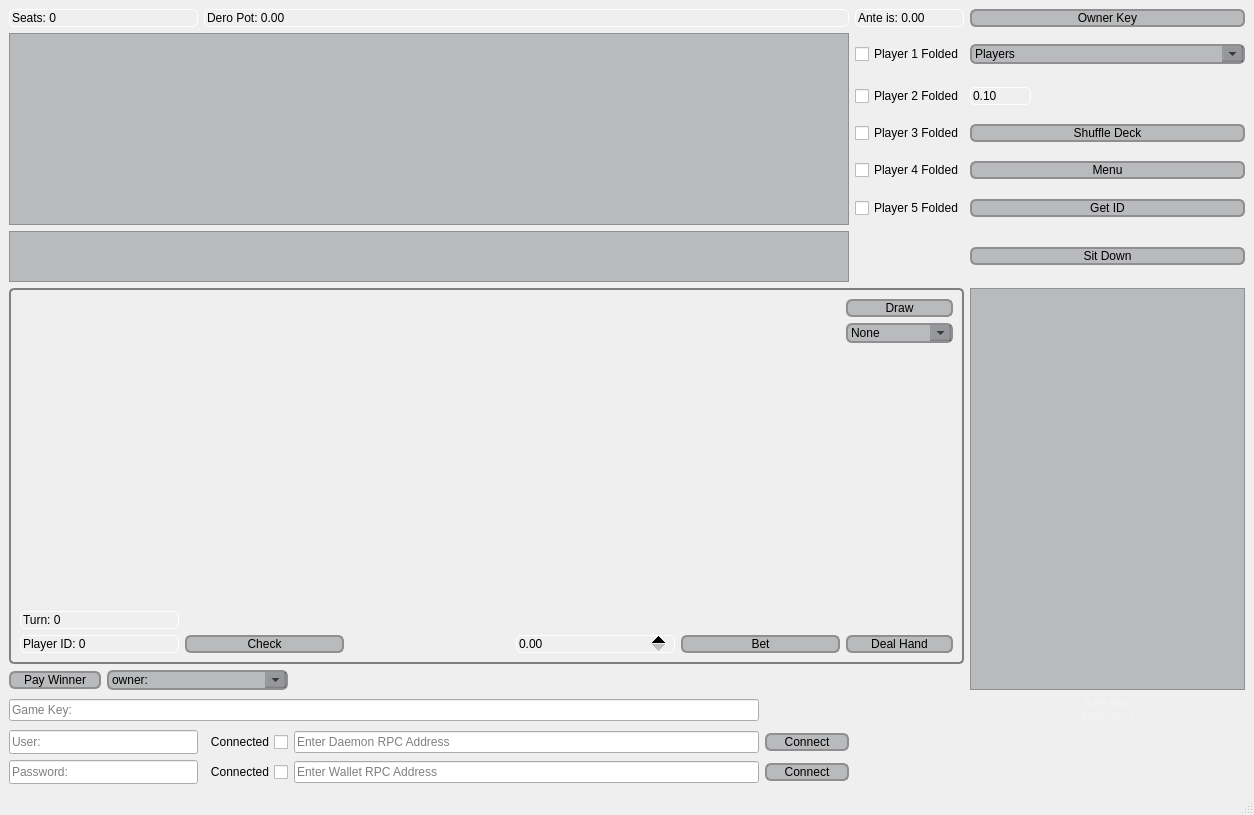
<?xml version="1.0" encoding="UTF-8"?>
<ui version="4.0">
 <class>MainWindow</class>
 <widget class="QMainWindow" name="MainWindow">
  <property name="geometry">
   <rect>
    <x>0</x>
    <y>0</y>
    <width>1254</width>
    <height>815</height>
   </rect>
  </property>
  <property name="windowTitle">
   <string>Dero Testnet Five Card Draw</string>
  </property>
  <property name="windowIcon">
   <iconset resource="img.qrc">
    <normaloff>:/images/pokerLogo.png</normaloff>:/images/pokerLogo.png</iconset>
  </property>
  <property name="styleSheet">
   <string notr="true">QMainWindow{
	background-image: url(:/images/background.png);	
}

QGroupBox {
    border: 2px solid gray;
    border-radius: 5px;
}

QPushButton:enabled{
	background-color: rgb(85, 88, 93, 90);
    border: 2px solid #8f8f91;
    border-radius: 6px;
    min-width: 80px;
}

QPushButton:hover {
	background-color: rgb(79, 186, 196, 150);
}

QPushButton:pressed {
	background-color: rgb(56, 47, 165);
}

QPushButton:!enabled
{
    border: 2px solid;
	border-color: rgb(143, 143, 145, 90);
    border-radius: 6px;
	color: rgb(0, 0, 0, 0);
    border-radius: 6px;
    min-width: 80px;
}

QDoubleSpinBox{
	background-color: rgb(0, 0, 0, 0);
    border-style: inset;
    border-width: 1px;
    border-radius: 6px;
    border-color: white;
    padding-right: 10px;
}

QDoubleSpinBox:hover {
	background-color: rgb(79, 186, 196, 30);
}
QDoubleSpinBox::up-button:pressed {
	background-color: rgb(56, 47, 165);
}

QDoubleSpinBox::up-button {
     width: 30px;
     subcontrol-origin: center;
     subcontrol-position: top right;
}

QDoubleSpinBox::down-button:pressed {
	background-color: rgb(56, 47, 165);
}

QDoubleSpinBox::down-button {
	width: 30px;
     subcontrol-origin: center;
     subcontrol-position: bottom right;
}

QDoubleSpinBox:!enabled{
	background-color: rgb(0, 0, 0, 0);
    border-style: inset;
    border-width: 1px;
    border-radius: 6px;
   border-color: rgb(143, 143, 145, 90);
    padding-right: 10px;
}

QComboBox::enabled {
	background-color: rgb(85, 88, 93, 90);
    border: 2px solid #8f8f91;
    border-radius: 6px;
    min-width: 80px;
}

QComboBox:!enabled
{
    border: 2px solid;
	border-color: rgb(143, 143, 145, 90);
    border-radius: 6px;
	color: rgb(0, 0, 0);
    border-radius: 6px;
    min-width: 80px;
}

QComboBox::drop-down {
	 width: 21px;
     subcontrol-origin: center;
     subcontrol-position: bottom right;
}

QComboBox:hover {
	background-color: rgb(79, 186, 196, 150);
}</string>
  </property>
  <widget class="QWidget" name="centralwidget">
   <layout class="QGridLayout" name="gridLayout_2">
    <item row="10" column="0" colspan="2">
     <widget class="QLineEdit" name="userInput">
      <property name="minimumSize">
       <size>
        <width>189</width>
        <height>24</height>
       </size>
      </property>
      <property name="text">
       <string/>
      </property>
      <property name="placeholderText">
       <string>User:</string>
      </property>
     </widget>
    </item>
    <item row="3" column="6">
     <widget class="QPushButton" name="shuffleButton">
      <property name="text">
       <string>Shuffle Deck</string>
      </property>
     </widget>
    </item>
    <item row="1" column="0" rowspan="5" colspan="5">
     <widget class="QTextBrowser" name="logTextBrowser">
      <property name="sizePolicy">
       <sizepolicy hsizetype="Expanding" vsizetype="Minimum">
        <horstretch>0</horstretch>
        <verstretch>0</verstretch>
       </sizepolicy>
      </property>
      <property name="minimumSize">
       <size>
        <width>0</width>
        <height>0</height>
       </size>
      </property>
      <property name="font">
       <font>
        <pointsize>30</pointsize>
       </font>
      </property>
      <property name="styleSheet">
       <string notr="true">background-color: rgb(85, 88, 93, 90);</string>
      </property>
     </widget>
    </item>
    <item row="4" column="5">
     <widget class="QCheckBox" name="p4CheckBox">
      <property name="text">
       <string>Player 4 Folded</string>
      </property>
      <property name="checked">
       <bool>false</bool>
      </property>
     </widget>
    </item>
    <item row="1" column="5">
     <widget class="QCheckBox" name="p1CheckBox">
      <property name="text">
       <string>Player 1 Folded</string>
      </property>
      <property name="checked">
       <bool>false</bool>
      </property>
     </widget>
    </item>
    <item row="1" column="6">
     <widget class="QComboBox" name="playersComboBox">
      <item>
       <property name="text">
        <string>Players</string>
       </property>
      </item>
      <item>
       <property name="text">
        <string>Close Table</string>
       </property>
      </item>
      <item>
       <property name="text">
        <string>2</string>
       </property>
      </item>
      <item>
       <property name="text">
        <string>3</string>
       </property>
      </item>
      <item>
       <property name="text">
        <string>4</string>
       </property>
      </item>
      <item>
       <property name="text">
        <string>5</string>
       </property>
      </item>
     </widget>
    </item>
    <item row="10" column="3">
     <widget class="QLineEdit" name="daemonRPCinput">
      <property name="maximumSize">
       <size>
        <width>600</width>
        <height>16777215</height>
       </size>
      </property>
      <property name="text">
       <string/>
      </property>
      <property name="placeholderText">
       <string>Enter Daemon RPC Address</string>
      </property>
     </widget>
    </item>
    <item row="8" column="1" colspan="2">
     <widget class="QComboBox" name="winnerComboBox">
      <item>
       <property name="text">
        <string>owner:</string>
       </property>
      </item>
      <item>
       <property name="text">
        <string>Player1</string>
       </property>
      </item>
      <item>
       <property name="text">
        <string>Player2</string>
       </property>
      </item>
      <item>
       <property name="text">
        <string>Player3</string>
       </property>
      </item>
      <item>
       <property name="text">
        <string>Player4</string>
       </property>
      </item>
      <item>
       <property name="text">
        <string>Player5</string>
       </property>
      </item>
     </widget>
    </item>
    <item row="10" column="4">
     <widget class="QPushButton" name="daemonRPCbutton">
      <property name="text">
       <string>Connect</string>
      </property>
     </widget>
    </item>
    <item row="2" column="6">
     <widget class="QDoubleSpinBox" name="anteSpinBox">
      <property name="sizePolicy">
       <sizepolicy hsizetype="Fixed" vsizetype="Fixed">
        <horstretch>0</horstretch>
        <verstretch>0</verstretch>
       </sizepolicy>
      </property>
      <property name="buttonSymbols">
       <enum>QAbstractSpinBox::NoButtons</enum>
      </property>
      <property name="prefix">
       <string/>
      </property>
      <property name="maximum">
       <double>1200.000000000000000</double>
      </property>
      <property name="singleStep">
       <double>0.100000000000000</double>
      </property>
      <property name="value">
       <double>0.100000000000000</double>
      </property>
     </widget>
    </item>
    <item row="3" column="5">
     <widget class="QCheckBox" name="p3CheckBox">
      <property name="text">
       <string>Player 3 Folded</string>
      </property>
      <property name="checked">
       <bool>false</bool>
      </property>
     </widget>
    </item>
    <item row="11" column="2">
     <widget class="QCheckBox" name="walletConnectedBox">
      <property name="enabled">
       <bool>true</bool>
      </property>
      <property name="maximumSize">
       <size>
        <width>90</width>
        <height>16777215</height>
       </size>
      </property>
      <property name="layoutDirection">
       <enum>Qt::RightToLeft</enum>
      </property>
      <property name="text">
       <string>Connected</string>
      </property>
      <property name="checkable">
       <bool>true</bool>
      </property>
      <property name="autoExclusive">
       <bool>false</bool>
      </property>
     </widget>
    </item>
    <item row="8" column="0">
     <widget class="QPushButton" name="payoutPushButton">
      <property name="text">
       <string>Pay Winner</string>
      </property>
     </widget>
    </item>
    <item row="10" column="2">
     <widget class="QCheckBox" name="daemonConnectedBox">
      <property name="enabled">
       <bool>true</bool>
      </property>
      <property name="maximumSize">
       <size>
        <width>90</width>
        <height>16777215</height>
       </size>
      </property>
      <property name="layoutDirection">
       <enum>Qt::RightToLeft</enum>
      </property>
      <property name="text">
       <string>Connected</string>
      </property>
      <property name="checkable">
       <bool>true</bool>
      </property>
      <property name="autoExclusive">
       <bool>false</bool>
      </property>
     </widget>
    </item>
    <item row="0" column="6">
     <widget class="QPushButton" name="ownerPushButton">
      <property name="text">
       <string>Owner Key</string>
      </property>
     </widget>
    </item>
    <item row="9" column="6">
     <widget class="QLabel" name="label_2">
      <property name="styleSheet">
       <string notr="true">color: rgb(255, 255, 255, 45);</string>
      </property>
      <property name="text">
       <string>♣♣♣♣♣♣
Table v0.1</string>
      </property>
      <property name="alignment">
       <set>Qt::AlignCenter</set>
      </property>
     </widget>
    </item>
    <item row="6" column="6">
     <widget class="QPushButton" name="entryPushButton">
      <property name="text">
       <string>Sit Down</string>
      </property>
     </widget>
    </item>
    <item row="7" column="0" colspan="6">
     <widget class="QGroupBox" name="groupBoxP1">
      <property name="sizePolicy">
       <sizepolicy hsizetype="Expanding" vsizetype="Expanding">
        <horstretch>0</horstretch>
        <verstretch>0</verstretch>
       </sizepolicy>
      </property>
      <property name="title">
       <string/>
      </property>
      <property name="flat">
       <bool>false</bool>
      </property>
      <layout class="QGridLayout" name="gridLayout">
       <item row="5" column="3">
        <widget class="QDoubleSpinBox" name="betSpinBox">
         <property name="maximum">
          <double>9999999999999.000000000000000</double>
         </property>
         <property name="singleStep">
          <double>0.100000000000000</double>
         </property>
        </widget>
       </item>
       <item row="0" column="1" rowspan="4">
        <widget class="QLabel" name="localPlayerCard2">
         <property name="sizePolicy">
          <sizepolicy hsizetype="Preferred" vsizetype="Expanding">
           <horstretch>100</horstretch>
           <verstretch>100</verstretch>
          </sizepolicy>
         </property>
         <property name="maximumSize">
          <size>
           <width>200</width>
           <height>273</height>
          </size>
         </property>
         <property name="font">
          <font>
           <pointsize>120</pointsize>
          </font>
         </property>
         <property name="frameShape">
          <enum>QFrame::NoFrame</enum>
         </property>
         <property name="text">
          <string/>
         </property>
         <property name="pixmap">
          <pixmap resource="img.qrc">:/images/card53.png</pixmap>
         </property>
         <property name="scaledContents">
          <bool>true</bool>
         </property>
        </widget>
       </item>
       <item row="0" column="4" rowspan="4">
        <widget class="QLabel" name="localPlayerCard5">
         <property name="sizePolicy">
          <sizepolicy hsizetype="Preferred" vsizetype="Expanding">
           <horstretch>100</horstretch>
           <verstretch>100</verstretch>
          </sizepolicy>
         </property>
         <property name="maximumSize">
          <size>
           <width>200</width>
           <height>273</height>
          </size>
         </property>
         <property name="font">
          <font>
           <pointsize>120</pointsize>
          </font>
         </property>
         <property name="frameShape">
          <enum>QFrame::NoFrame</enum>
         </property>
         <property name="text">
          <string/>
         </property>
         <property name="pixmap">
          <pixmap resource="img.qrc">:/images/card53.png</pixmap>
         </property>
         <property name="scaledContents">
          <bool>true</bool>
         </property>
        </widget>
       </item>
       <item row="5" column="5">
        <widget class="QPushButton" name="dealHandPushButton">
         <property name="text">
          <string>Deal Hand</string>
         </property>
        </widget>
       </item>
       <item row="5" column="1">
        <widget class="QPushButton" name="checkButton">
         <property name="text">
          <string>Check</string>
         </property>
        </widget>
       </item>
       <item row="0" column="5">
        <widget class="QPushButton" name="drawPushButton">
         <property name="text">
          <string>Draw</string>
         </property>
        </widget>
       </item>
       <item row="0" column="3" rowspan="4">
        <widget class="QLabel" name="localPlayerCard4">
         <property name="sizePolicy">
          <sizepolicy hsizetype="Preferred" vsizetype="Expanding">
           <horstretch>100</horstretch>
           <verstretch>100</verstretch>
          </sizepolicy>
         </property>
         <property name="maximumSize">
          <size>
           <width>200</width>
           <height>273</height>
          </size>
         </property>
         <property name="font">
          <font>
           <pointsize>120</pointsize>
          </font>
         </property>
         <property name="frameShape">
          <enum>QFrame::NoFrame</enum>
         </property>
         <property name="text">
          <string/>
         </property>
         <property name="pixmap">
          <pixmap resource="img.qrc">:/images/card53.png</pixmap>
         </property>
         <property name="scaledContents">
          <bool>true</bool>
         </property>
        </widget>
       </item>
       <item row="1" column="5">
        <widget class="QComboBox" name="drawComboBox">
         <property name="maxVisibleItems">
          <number>15</number>
         </property>
         <item>
          <property name="text">
           <string>None</string>
          </property>
         </item>
         <item>
          <property name="text">
           <string>Card 1</string>
          </property>
         </item>
         <item>
          <property name="text">
           <string>Card 2</string>
          </property>
         </item>
         <item>
          <property name="text">
           <string>Card 3</string>
          </property>
         </item>
         <item>
          <property name="text">
           <string>Card 4</string>
          </property>
         </item>
         <item>
          <property name="text">
           <string>Card 5</string>
          </property>
         </item>
         <item>
          <property name="text">
           <string>Cards 1 &amp; 2</string>
          </property>
         </item>
         <item>
          <property name="text">
           <string>Cards 1 &amp; 3</string>
          </property>
         </item>
         <item>
          <property name="text">
           <string>Cards 1 &amp; 4</string>
          </property>
         </item>
         <item>
          <property name="text">
           <string>Cards 1 &amp; 5</string>
          </property>
         </item>
         <item>
          <property name="text">
           <string>Cards 2 &amp; 3</string>
          </property>
         </item>
         <item>
          <property name="text">
           <string>Cards 2 &amp; 4</string>
          </property>
         </item>
         <item>
          <property name="text">
           <string>Cards 2 &amp; 5</string>
          </property>
         </item>
         <item>
          <property name="text">
           <string>Cards 3 &amp; 4</string>
          </property>
         </item>
         <item>
          <property name="text">
           <string>Cards 3 &amp; 5</string>
          </property>
         </item>
         <item>
          <property name="text">
           <string>Cards 4 &amp; 5</string>
          </property>
         </item>
        </widget>
       </item>
       <item row="0" column="0" rowspan="4">
        <widget class="QLabel" name="localPlayerCard1">
         <property name="sizePolicy">
          <sizepolicy hsizetype="Preferred" vsizetype="Expanding">
           <horstretch>100</horstretch>
           <verstretch>100</verstretch>
          </sizepolicy>
         </property>
         <property name="maximumSize">
          <size>
           <width>200</width>
           <height>273</height>
          </size>
         </property>
         <property name="font">
          <font>
           <pointsize>120</pointsize>
          </font>
         </property>
         <property name="frameShape">
          <enum>QFrame::NoFrame</enum>
         </property>
         <property name="text">
          <string/>
         </property>
         <property name="pixmap">
          <pixmap resource="img.qrc">:/images/card53.png</pixmap>
         </property>
         <property name="scaledContents">
          <bool>true</bool>
         </property>
        </widget>
       </item>
       <item row="0" column="2" rowspan="4">
        <widget class="QLabel" name="localPlayerCard3">
         <property name="sizePolicy">
          <sizepolicy hsizetype="Preferred" vsizetype="Expanding">
           <horstretch>100</horstretch>
           <verstretch>100</verstretch>
          </sizepolicy>
         </property>
         <property name="maximumSize">
          <size>
           <width>200</width>
           <height>273</height>
          </size>
         </property>
         <property name="font">
          <font>
           <pointsize>120</pointsize>
          </font>
         </property>
         <property name="frameShape">
          <enum>QFrame::NoFrame</enum>
         </property>
         <property name="text">
          <string/>
         </property>
         <property name="pixmap">
          <pixmap resource="img.qrc">:/images/card53.png</pixmap>
         </property>
         <property name="scaledContents">
          <bool>true</bool>
         </property>
        </widget>
       </item>
       <item row="5" column="4">
        <widget class="QPushButton" name="betButton">
         <property name="text">
          <string>Bet</string>
         </property>
        </widget>
       </item>
       <item row="5" column="0">
        <widget class="QDoubleSpinBox" name="playerId">
         <property name="readOnly">
          <bool>true</bool>
         </property>
         <property name="buttonSymbols">
          <enum>QAbstractSpinBox::NoButtons</enum>
         </property>
         <property name="prefix">
          <string>Player ID: </string>
         </property>
         <property name="decimals">
          <number>0</number>
         </property>
        </widget>
       </item>
       <item row="4" column="0">
        <widget class="QDoubleSpinBox" name="dsbTurn">
         <property name="readOnly">
          <bool>true</bool>
         </property>
         <property name="buttonSymbols">
          <enum>QAbstractSpinBox::NoButtons</enum>
         </property>
         <property name="prefix">
          <string>Turn: </string>
         </property>
         <property name="decimals">
          <number>0</number>
         </property>
         <property name="maximum">
          <double>5.000000000000000</double>
         </property>
        </widget>
       </item>
      </layout>
     </widget>
    </item>
    <item row="6" column="0" colspan="5">
     <widget class="QTextBrowser" name="turnReadOut">
      <property name="maximumSize">
       <size>
        <width>16777215</width>
        <height>51</height>
       </size>
      </property>
      <property name="font">
       <font>
        <pointsize>21</pointsize>
        <weight>75</weight>
        <bold>true</bold>
       </font>
      </property>
      <property name="styleSheet">
       <string notr="true">background-color: rgb(85, 88, 93, 90);</string>
      </property>
      <property name="html">
       <string>&lt;!DOCTYPE HTML PUBLIC &quot;-//W3C//DTD HTML 4.0//EN&quot; &quot;http://www.w3.org/TR/REC-html40/strict.dtd&quot;&gt;
&lt;html&gt;&lt;head&gt;&lt;meta name=&quot;qrichtext&quot; content=&quot;1&quot; /&gt;&lt;style type=&quot;text/css&quot;&gt;
p, li { white-space: pre-wrap; }
&lt;/style&gt;&lt;/head&gt;&lt;body style=&quot; font-family:'Ubuntu'; font-size:21pt; font-weight:600; font-style:normal;&quot;&gt;
&lt;p align=&quot;center&quot; style=&quot;-qt-paragraph-type:empty; margin-top:0px; margin-bottom:0px; margin-left:0px; margin-right:0px; -qt-block-indent:0; text-indent:0px;&quot;&gt;&lt;br /&gt;&lt;/p&gt;&lt;/body&gt;&lt;/html&gt;</string>
      </property>
      <property name="overwriteMode">
       <bool>true</bool>
      </property>
     </widget>
    </item>
    <item row="4" column="6">
     <widget class="QPushButton" name="helpButton">
      <property name="layoutDirection">
       <enum>Qt::LeftToRight</enum>
      </property>
      <property name="text">
       <string>Menu</string>
      </property>
     </widget>
    </item>
    <item row="0" column="0" colspan="2">
     <widget class="QDoubleSpinBox" name="dsbSeats">
      <property name="frame">
       <bool>true</bool>
      </property>
      <property name="readOnly">
       <bool>true</bool>
      </property>
      <property name="buttonSymbols">
       <enum>QAbstractSpinBox::NoButtons</enum>
      </property>
      <property name="prefix">
       <string>Seats: </string>
      </property>
      <property name="decimals">
       <number>0</number>
      </property>
      <property name="maximum">
       <double>5.000000000000000</double>
      </property>
     </widget>
    </item>
    <item row="11" column="3">
     <widget class="QLineEdit" name="walletRPCinput">
      <property name="maximumSize">
       <size>
        <width>600</width>
        <height>16777215</height>
       </size>
      </property>
      <property name="text">
       <string/>
      </property>
      <property name="placeholderText">
       <string>Enter Wallet RPC Address</string>
      </property>
     </widget>
    </item>
    <item row="10" column="5" rowspan="2" colspan="2">
     <widget class="QLabel" name="label">
      <property name="sizePolicy">
       <sizepolicy hsizetype="Preferred" vsizetype="Preferred">
        <horstretch>0</horstretch>
        <verstretch>0</verstretch>
       </sizepolicy>
      </property>
      <property name="styleSheet">
       <string notr="true">image: url(:/images/pokerLogo.png);</string>
      </property>
      <property name="text">
       <string/>
      </property>
      <property name="scaledContents">
       <bool>true</bool>
      </property>
      <property name="alignment">
       <set>Qt::AlignRight|Qt::AlignTrailing|Qt::AlignVCenter</set>
      </property>
     </widget>
    </item>
    <item row="2" column="5">
     <widget class="QCheckBox" name="p2CheckBox">
      <property name="text">
       <string>Player 2 Folded</string>
      </property>
      <property name="checked">
       <bool>false</bool>
      </property>
     </widget>
    </item>
    <item row="0" column="5">
     <widget class="QDoubleSpinBox" name="anteIsDSB">
      <property name="readOnly">
       <bool>true</bool>
      </property>
      <property name="buttonSymbols">
       <enum>QAbstractSpinBox::NoButtons</enum>
      </property>
      <property name="prefix">
       <string>Ante is: </string>
      </property>
      <property name="maximum">
       <double>1200.000000000000000</double>
      </property>
     </widget>
    </item>
    <item row="5" column="6">
     <widget class="QPushButton" name="gameKeyPushButton">
      <property name="text">
       <string>Get ID</string>
      </property>
     </widget>
    </item>
    <item row="5" column="5">
     <widget class="QCheckBox" name="p5CheckBox">
      <property name="text">
       <string>Player 5 Folded</string>
      </property>
      <property name="checked">
       <bool>false</bool>
      </property>
     </widget>
    </item>
    <item row="9" column="0" colspan="4">
     <widget class="QLineEdit" name="gameKeyLineEdit">
      <property name="sizePolicy">
       <sizepolicy hsizetype="Fixed" vsizetype="Fixed">
        <horstretch>0</horstretch>
        <verstretch>0</verstretch>
       </sizepolicy>
      </property>
      <property name="minimumSize">
       <size>
        <width>750</width>
        <height>0</height>
       </size>
      </property>
      <property name="text">
       <string/>
      </property>
      <property name="placeholderText">
       <string>Game Key: </string>
      </property>
     </widget>
    </item>
    <item row="11" column="0" colspan="2">
     <widget class="QLineEdit" name="passwordInput">
      <property name="minimumSize">
       <size>
        <width>189</width>
        <height>24</height>
       </size>
      </property>
      <property name="text">
       <string/>
      </property>
      <property name="echoMode">
       <enum>QLineEdit::Password</enum>
      </property>
      <property name="placeholderText">
       <string>Password:</string>
      </property>
     </widget>
    </item>
    <item row="11" column="4">
     <widget class="QPushButton" name="walletRPCbutton">
      <property name="text">
       <string>Connect</string>
      </property>
     </widget>
    </item>
    <item row="0" column="2" colspan="3">
     <widget class="QDoubleSpinBox" name="dsbPot">
      <property name="maximumSize">
       <size>
        <width>16777215</width>
        <height>16777215</height>
       </size>
      </property>
      <property name="readOnly">
       <bool>true</bool>
      </property>
      <property name="buttonSymbols">
       <enum>QAbstractSpinBox::NoButtons</enum>
      </property>
      <property name="prefix">
       <string>Dero Pot: </string>
      </property>
      <property name="decimals">
       <number>2</number>
      </property>
      <property name="maximum">
       <double>1000000000000000000.000000000000000</double>
      </property>
      <property name="singleStep">
       <double>0.010000000000000</double>
      </property>
     </widget>
    </item>
    <item row="7" column="6" rowspan="2">
     <widget class="QTextBrowser" name="txLogTextBrowser">
      <property name="styleSheet">
       <string notr="true">background-color: rgb(85, 88, 93, 90);</string>
      </property>
     </widget>
    </item>
   </layout>
  </widget>
  <widget class="QMenuBar" name="menubar">
   <property name="geometry">
    <rect>
     <x>0</x>
     <y>0</y>
     <width>1254</width>
     <height>21</height>
    </rect>
   </property>
  </widget>
  <widget class="QStatusBar" name="statusbar"/>
 </widget>
 <resources>
  <include location="img.qrc"/>
 </resources>
 <connections/>
</ui>
